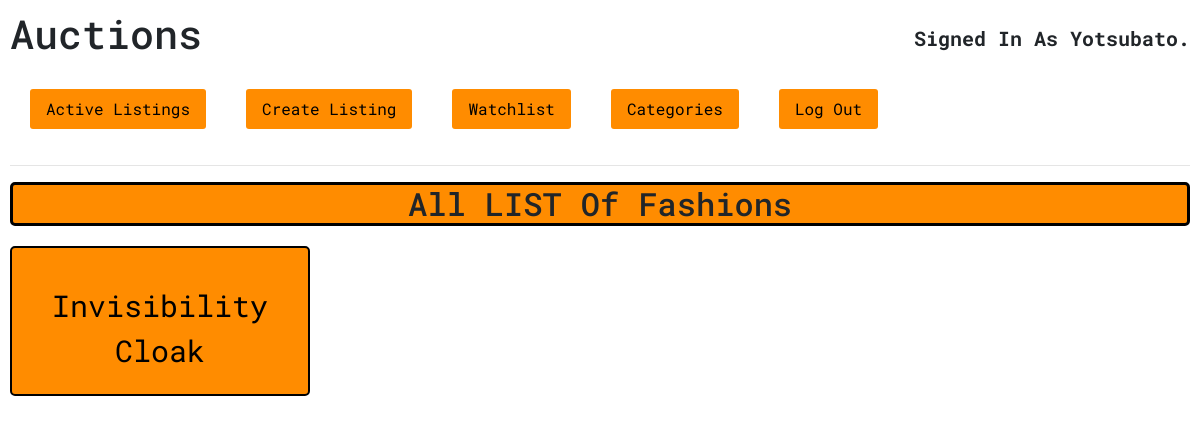
Screenshot of /all_cate/Fashions (signed in) with the database file from the repository.
### auctions/models.py (models this page shows, shortened)
class User(AbstractUser):
    pass

class AuctionItems(models.Model):
	item = models.CharField(max_length=200)
	description = models.CharField(max_length=400,blank = True, null = True)
	image = models.CharField(max_length=400)
	created_date = models.DateTimeField(default=timezone.now())
	price = models.IntegerField()
	starting_bid = models.IntegerField()
	category = models.CharField(max_length=64, null = True, blank = True)
	listed_by = models.CharField(max_length=100)

### auctions/views.py (the view)
# urls.py: path("all_cate/<str:cate>", views.all_cate, name="all_cate")
@login_required
def all_cate(request, cate):
    all_list = AuctionItems.objects.filter(category=cate)
    return  render(request,"auctions/all_list.html" ,{
        "all_list":all_list,
        "cate": cate
        })

### auctions/templates/auctions/all_list.html
{% extends "auctions/layout.html" %}
{% block body %}
<h2>All LIST Of {{cate}}</h2>
<div class="all_cate">
	{% for list in all_list %}
	<div class="cate"><a href="{% url 'listing' list.id%}">{{list.item}}</a></div>
{% endfor %}
</div>
{% endblock %}

### auctions/templates/auctions/layout.html (shortened to what this page needs)
{% load static %}
<!DOCTYPE html>
<html lang="en">
    <head>
        <link rel="stylesheet" href="https://stackpath.bootstrapcdn.com/bootstrap/4.4.1/css/bootstrap.min.css">
        <link href="{% static 'auctions/styles.css' %}" rel="stylesheet">
    </head>
    <body>
        <div class="auction_intro">
            <h1>Auctions</h1>
        <div>
            {% if user.is_authenticated %}
                <p>Signed in as <strong>{{ user.username }}</strong>.</p>
            {% else %}
                <p>Not signed in.</p>
            {% endif %}
        </div>
        </div>
        <ul class="nav">
            <li class="nav-item">
                <a class="nav-link" href="{% url 'index' %}">Active Listings</a>
            </li>
            {% if user.is_authenticated %}
                <li class="nav-item">
                    <a class="nav-link" href="{% url 'create' %}">Create Listing</a>
                </li>
                <li class="nav-item">
                    <a class="nav-link" href="{% url 'watchlist' %}">Watchlist</a>
                </li>
                <li class="nav-item">
                    <a class="nav-link" href="{% url 'categories' %}">Categories</a>
                </li>
                <li class="nav-item">
                    <a class="nav-link" href="{% url 'logout' %}">Log Out</a>
                </li>
            {% endif %}
        </ul>
        <hr>
        {% block body %}
        {% endblock %}
    </body>
</html>

### auctions/static/auctions/styles.css (style rules this page uses)
body { padding: 10px; font-family: 'Roboto Mono', monospace; }
.auction_intro { display: flex; justify-content: space-between; font-family: 'Roboto Mono', monospace; }
a { color: black; }
.auction_intro div p { margin-top:13px; }
.auction_intro h1 { margin-bottom: 0px; }
h2 { background-color: darkorange; border: 3px solid black; text-align: center; border-radius: 5px; }
.nav li { background-color: darkorange; margin: 20px; text-align: center; border-radius: 3px; }
.nav-link { color:black; }
p { font-weight: bolder; text-transform: capitalize; font-size: 20px; }
.all_cate { display: flex; margin-top: 20px; }
.cate { background-color: darkorange; border:2px solid black; margin-bottom: 10px; margin-right: 10px; text-align: center; font-size:30px; width: 300px; height:150px; align-self: center; padding-top:35px; border-radius: 5px; }

### rows the page displays
User: username "Yotsubato"
AuctionItems: category "Fashions", item "Invisibility Cloak"
